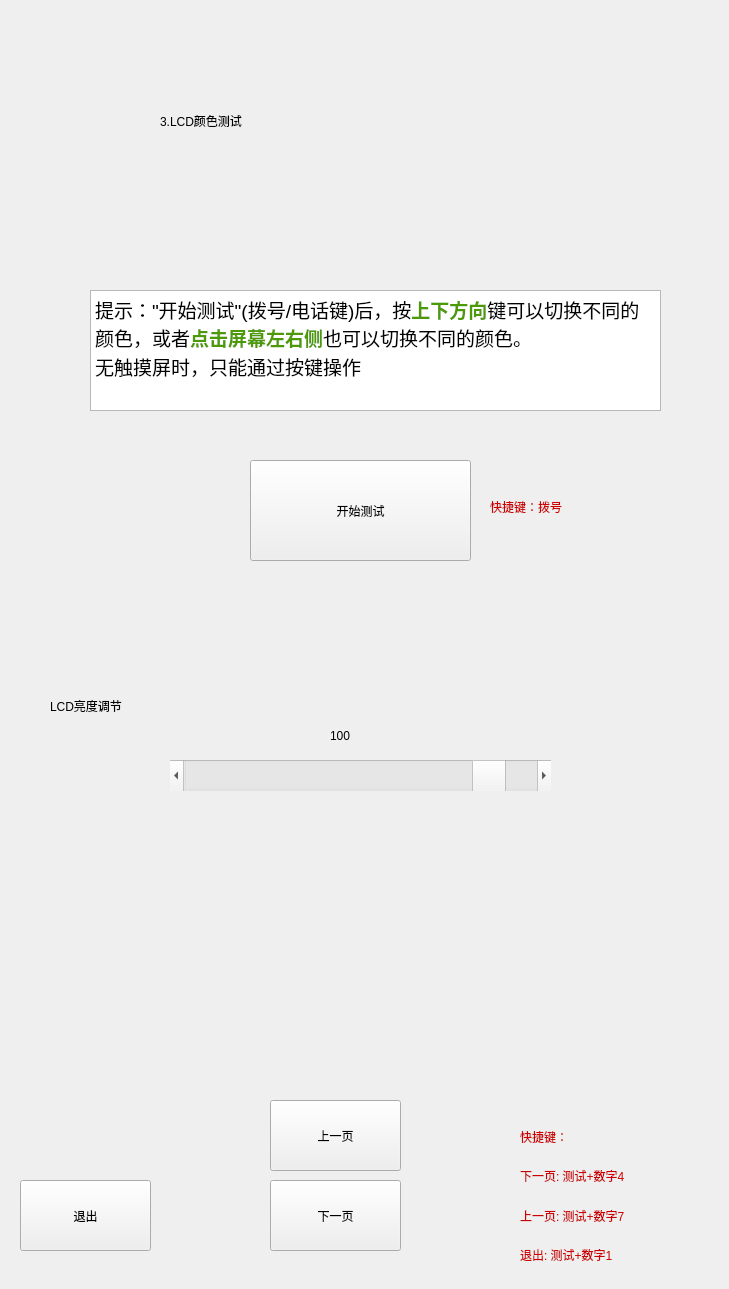
   <widget class="QWidget" name="page_2">
    <widget class="QLabel" name="label_Page2_title">
     <property name="geometry">
      <rect>
       <x>160</x>
       <y>70</y>
       <width>421</width>
       <height>101</height>
      </rect>
     </property>
     <property name="styleSheet">
      <string notr="true">font: 40pt &quot;Ubuntu&quot;;</string>
     </property>
     <property name="text">
      <string>3.LCD颜色测试</string>
     </property>
    </widget>
    <widget class="QPushButton" name="pushButton_start_color_test">
     <property name="geometry">
      <rect>
       <x>250</x>
       <y>460</y>
       <width>221</width>
       <height>101</height>
      </rect>
     </property>
     <property name="focusPolicy">
      <enum>Qt::NoFocus</enum>
     </property>
     <property name="styleSheet">
      <string notr="true">font: 20pt &quot;Ubuntu&quot;;</string>
     </property>
     <property name="text">
      <string>开始测试</string>
     </property>
    </widget>
    <widget class="QPushButton" name="pushButton_Next2">
     <property name="geometry">
      <rect>
       <x>270</x>
       <y>1180</y>
       <width>131</width>
       <height>71</height>
      </rect>
     </property>
     <property name="focusPolicy">
      <enum>Qt::NoFocus</enum>
     </property>
     <property name="styleSheet">
      <string notr="true">font: 20pt &quot;Ubuntu&quot;;</string>
     </property>
     <property name="text">
      <string>下一页</string>
     </property>
    </widget>
    <widget class="QPushButton" name="pushButton_Exit2">
     <property name="geometry">
      <rect>
       <x>20</x>
       <y>1180</y>
       <width>131</width>
       <height>71</height>
      </rect>
     </property>
     <property name="focusPolicy">
      <enum>Qt::NoFocus</enum>
     </property>
     <property name="styleSheet">
      <string notr="true">font: 20pt &quot;Ubuntu&quot;;</string>
     </property>
     <property name="text">
      <string>退出</string>
     </property>
    </widget>
    <widget class="QPushButton" name="pushButton_Last1">
     <property name="geometry">
      <rect>
       <x>270</x>
       <y>1100</y>
       <width>131</width>
       <height>71</height>
      </rect>
     </property>
     <property name="focusPolicy">
      <enum>Qt::NoFocus</enum>
     </property>
     <property name="styleSheet">
      <string notr="true">font: 20pt &quot;Ubuntu&quot;;</string>
     </property>
     <property name="text">
      <string>上一页</string>
     </property>
    </widget>
    <widget class="QLabel" name="label_color">
     <property name="geometry">
      <rect>
       <x>0</x>
       <y>0</y>
       <width>720</width>
       <height>1280</height>
      </rect>
     </property>
     <property name="text">
      <string/>
     </property>
    </widget>
    <widget class="QWidget" name="verticalLayoutWidget_5">
     <property name="geometry">
      <rect>
       <x>520</x>
       <y>1120</y>
       <width>191</width>
       <height>151</height>
      </rect>
     </property>
     <layout class="QVBoxLayout" name="verticalLayout_5">
      <item>
       <widget class="QLabel" name="label_10">
        <property name="styleSheet">
         <string notr="true">font: 15pt &quot;Ubuntu&quot;;
color: rgb(204, 0, 0);</string>
        </property>
        <property name="text">
         <string>快捷键：</string>
        </property>
       </widget>
      </item>
      <item>
       <widget class="QLabel" name="label_11">
        <property name="styleSheet">
         <string notr="true">font: 15pt &quot;Ubuntu&quot;;
color: rgb(204, 0, 0);</string>
        </property>
        <property name="text">
         <string>下一页: 测试+数字4</string>
        </property>
       </widget>
      </item>
      <item>
       <widget class="QLabel" name="label_12">
        <property name="styleSheet">
         <string notr="true">font: 15pt &quot;Ubuntu&quot;;
color: rgb(204, 0, 0);</string>
        </property>
        <property name="text">
         <string>上一页: 测试+数字7</string>
        </property>
       </widget>
      </item>
      <item>
       <widget class="QLabel" name="label_4">
        <property name="styleSheet">
         <string notr="true">font: 15pt &quot;Ubuntu&quot;;
color: rgb(204, 0, 0);</string>
        </property>
        <property name="text">
         <string>退出: 测试+数字1</string>
        </property>
       </widget>
      </item>
     </layout>
    </widget>
    <widget class="QLabel" name="label_23">
     <property name="geometry">
      <rect>
       <x>490</x>
       <y>490</y>
       <width>189</width>
       <height>33</height>
      </rect>
     </property>
     <property name="styleSheet">
      <string notr="true">font: 15pt &quot;Ubuntu&quot;;
color: rgb(204, 0, 0);</string>
     </property>
     <property name="text">
      <string>快捷键：拨号</string>
     </property>
    </widget>
    <widget class="QTextBrowser" name="textBrowser">
     <property name="geometry">
      <rect>
       <x>90</x>
       <y>290</y>
       <width>571</width>
       <height>121</height>
      </rect>
     </property>
     <property name="focusPolicy">
      <enum>Qt::NoFocus</enum>
     </property>
     <property name="html">
      <string>&lt;!DOCTYPE HTML PUBLIC &quot;-//W3C//DTD HTML 4.0//EN&quot; &quot;http://www.w3.org/TR/REC-html40/strict.dtd&quot;&gt;
&lt;html&gt;&lt;head&gt;&lt;meta name=&quot;qrichtext&quot; content=&quot;1&quot; /&gt;&lt;style type=&quot;text/css&quot;&gt;
p, li { white-space: pre-wrap; }
&lt;/style&gt;&lt;/head&gt;&lt;body style=&quot; font-family:'Ubuntu'; font-size:11pt; font-weight:400; font-style:normal;&quot;&gt;
&lt;p style=&quot; margin-top:0px; margin-bottom:0px; margin-left:0px; margin-right:0px; -qt-block-indent:0; text-indent:0px;&quot;&gt;&lt;span style=&quot; font-size:14pt;&quot;&gt;提示：&amp;quot;开始测试&amp;quot;(拨号/电话键)后，按&lt;/span&gt;&lt;span style=&quot; font-size:14pt; font-weight:600; color:#4e9a06;&quot;&gt;上下方向&lt;/span&gt;&lt;span style=&quot; font-size:14pt;&quot;&gt;键可以切换不同的颜色，或者&lt;/span&gt;&lt;span style=&quot; font-size:14pt; font-weight:600; color:#4e9a06;&quot;&gt;点击屏幕左右侧&lt;/span&gt;&lt;span style=&quot; font-size:14pt;&quot;&gt;也可以切换不同的颜色。&lt;/span&gt;&lt;/p&gt;
&lt;p style=&quot; margin-top:0px; margin-bottom:0px; margin-left:0px; margin-right:0px; -qt-block-indent:0; text-indent:0px;&quot;&gt;&lt;span style=&quot; font-size:14pt;&quot;&gt;无触摸屏时，只能通过按键操作&lt;/span&gt;&lt;/p&gt;&lt;/body&gt;&lt;/html&gt;</string>
     </property>
    </widget>
    <widget class="QScrollBar" name="horizontalScrollBar_light">
     <property name="geometry">
      <rect>
       <x>170</x>
       <y>760</y>
       <width>381</width>
       <height>31</height>
      </rect>
     </property>
     <property name="maximum">
      <number>100</number>
     </property>
     <property name="value">
      <number>90</number>
     </property>
     <property name="sliderPosition">
      <number>90</number>
     </property>
     <property name="orientation">
      <enum>Qt::Horizontal</enum>
     </property>
    </widget>
    <widget class="QLabel" name="label_74">
     <property name="geometry">
      <rect>
       <x>50</x>
       <y>670</y>
       <width>201</width>
       <height>71</height>
      </rect>
     </property>
     <property name="styleSheet">
      <string notr="true">font: 20pt &quot;Ubuntu&quot;;</string>
     </property>
     <property name="text">
      <string>LCD亮度调节</string>
     </property>
    </widget>
    <widget class="QLabel" name="label_light_val">
     <property name="geometry">
      <rect>
       <x>330</x>
       <y>720</y>
       <width>81</width>
       <height>31</height>
      </rect>
     </property>
     <property name="styleSheet">
      <string notr="true">font: 20pt &quot;Ubuntu&quot;;</string>
     </property>
     <property name="text">
      <string>100</string>
     </property>
    </widget>
    <zorder>label_color</zorder>
    <zorder>label_Page2_title</zorder>
    <zorder>pushButton_start_color_test</zorder>
    <zorder>pushButton_Next2</zorder>
    <zorder>pushButton_Exit2</zorder>
    <zorder>pushButton_Last1</zorder>
    <zorder>verticalLayoutWidget_5</zorder>
    <zorder>label_23</zorder>
    <zorder>textBrowser</zorder>
    <zorder>horizontalScrollBar_light</zorder>
    <zorder>label_74</zorder>
    <zorder>label_light_val</zorder>
   </widget>
